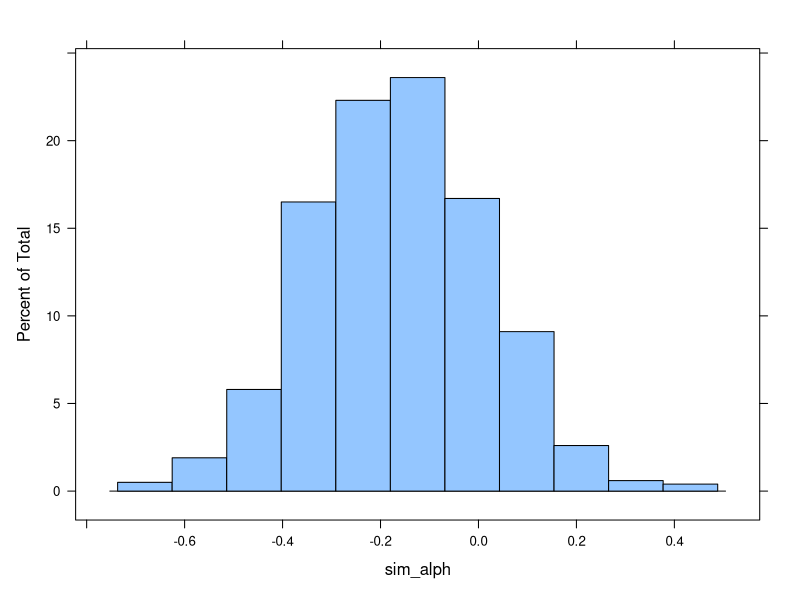

Write R code to recreate this figure.
library(lattice)

#example 1
h<-function(x) x^3
integrate(h,0,1)
n<-1000
x<-runif(n,0,1)
mean(h(x))

# example 2 acumulado
f<-function(x) (1/sqrt(2*pi))*exp(-(x^2)/2)
n<-10000
x<-rnorm(n,0,1)
xi=2
mean(x<=xi)
pnorm(2)

# example 3
x<-8
y<-6
n=m=10

fun_alph<-function() rbeta(1,y+1,m-y+1)-rbeta(1,x+1,n-x+1)
sim_alph<-replicate(1000,fun_alph())
histogram(sim_alph)
quantile(sim_alph,probs=c(0.025,0.975))

#importance sampling
